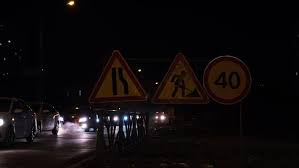
#> input picture images/tsign2.jpeg, 299 x 168 px, found by its file name
$ python project.py
#> lines starting #> are read from the running program, lines starting #| are printed output that depends on the picture; after the words box and inside, x2 and y2 are one past the last pixel; in counts of white or black regions, pixels touching at a corner belong together
import cv2

# 1. Load the input image 2 4 7 14
image = cv2.imread('tsign2.jpeg')
#> image is the input picture: shape (168, 299, 3); mean B, G, R 11.7, 11.1, 15.3
if image is None:
    raise FileNotFoundError("Image file not found. Please check the file path.")

# Show original image
cv2.imshow('Original Image', image)

# 2. Convert the image to grayscale
gray_image = cv2.cvtColor(image, cv2.COLOR_BGR2GRAY)
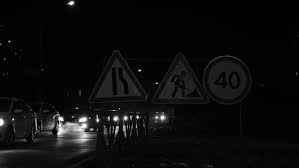
#> gray_image: shape (168, 299); min 0, max 255, mean 12.4

# 3. Contrast Enhancement
# 3.1. Apply CLAHE (Contrast Limited Adaptive Histogram Equalization)
clahe = cv2.createCLAHE(clipLimit=2.0, tileGridSize=(8,8))
enhanced_image = clahe.apply(gray_image)
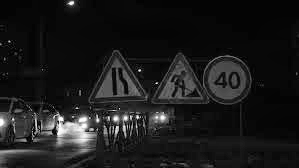
#> enhanced_image: shape (168, 299); min 1, max 255, mean 26.7

# Show enhanced image
cv2.imshow('Enhanced Image (CLAHE)', enhanced_image)
# cv2.imwrite('tsign14_enhanced.jpg', enhanced_image)

# 4. Noise Reduction
# 4.1. Apply Gaussian Blur for noise reduction
blurred_image = cv2.GaussianBlur(enhanced_image, (5, 5), 0)
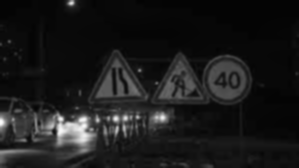
#> blurred_image: shape (168, 299); min 3, max 252, mean 26.7

# Show Gaussian Blured image
cv2.imshow('Gaussian Image', blurred_image)
# cv2.imwrite('tsign14_blured.jpg', blurred_image)

# 5. Edge Detection
# 5.1. Apply Canny Edge Detection
edges_canny = cv2.Canny(blurred_image, threshold1=50, threshold2=150)
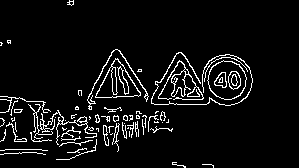
#> edges_canny: shape (168, 299); 6.3% white in thin lines or dots, all inside (x1, y1, x2, y2) = (0, 0, 253, 168)

# Show edge-detected image
cv2.imshow('Canny Edge Detection', edges_canny)
# cv2.imwrite('tsign14_canny.jpg', edges_canny)

# 6. Contour Detection and Shape Analysis
# Find contours from the edge-detected image
contours, _ = cv2.findContours(edges_canny, cv2.RETR_EXTERNAL, cv2.CHAIN_APPROX_SIMPLE)
#> contours = 66 contours, 56 with area under 20; largest, box (x1, y1, x2, y2) and area: (207, 60, 247, 100) 1156, (95, 58, 141, 98) 959, (158, 60, 204, 100) 299, (40, 110, 97, 145) 98, (87, 49, 149, 110) 80

# Draw contours on the enhanced image
output_image = cv2.cvtColor(enhanced_image, cv2.COLOR_GRAY2BGR)
for contour in contours:
    area = cv2.contourArea(contour)
    if area > 275:
        perimeter = cv2.arcLength(contour, True)
        approx = cv2.approxPolyDP(contour, 0.04 * perimeter, True)

        # Draw the contour on the image
        color = (0, 255, 0)
        cv2.drawContours(output_image, [approx], -1, color, 2)
#> this loop made 66 passes
#> (area, perimeter, approx) on pass 60: (959, 144.7, [[95, 97], [140, 92], [115, 58]])
#> (area, perimeter) on passes 58 to 59: (1156, 130.2), (299, 446.6)
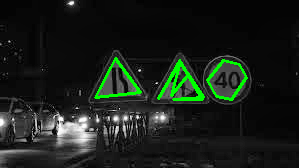
#> output_image: shape (168, 299, 3); mean B, G, R 24.9, 31.6, 24.9

# Show the final output
cv2.imshow('Detected Signs', output_image)

# 7. Save the output image
# cv2.imwrite('tsign14_output_detected_signs.jpg', output_image)

# 8. Close all windows
cv2.waitKey(0)
cv2.destroyAllWindows()

$ run again, with images/tsign1.jpeg copied over images/tsign2.jpeg
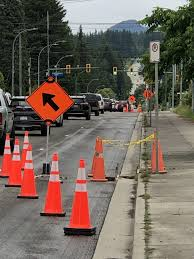
#> input picture images/tsign1.jpeg, 194 x 259 px, found by its file name
#> image is the input picture: shape (259, 194, 3); mean B, G, R 92.2, 101.7, 114.6
#> `edges_canny = cv2.Canny(blurred_image, threshold1=50, threshold2=150)`:
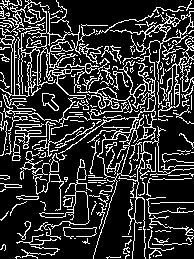
#> edges_canny: shape (259, 194); 19.9% white in thin lines or dots
#> contours = 184 contours, 163 with area under 20; largest, box (x1, y1, x2, y2) and area: (55, 11, 194, 259) 1720, (0, 8, 129, 135) 974, (12, 121, 56, 161) 232, (0, 0, 50, 93) 206, (51, 24, 108, 64) 166
#> the loop `for contour in contours:` made 184 passes
#> (area, perimeter, approx, color) on passes 173, 176: (1719.5, 2385.8, [[193, 11], [93, 258]], (0, 255, 0)), (973.5, 2259.2, [[17, 29], [128, 108]], (0, 255, 0))
#> after the loop `for contour in contours:`:
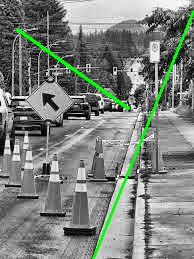
#> output_image: shape (259, 194, 3); mean B, G, R 123.6, 129.5, 123.6

$ run again, with images/tsign11.jpeg copied over images/tsign2.jpeg
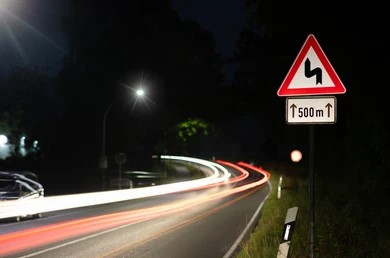
#> input picture images/tsign11.jpeg, 390 x 258 px, found by its file name
#> image is the input picture: shape (258, 390, 3); mean B, G, R 41.6, 47.5, 53.9
#> `edges_canny = cv2.Canny(blurred_image, threshold1=50, threshold2=150)`:
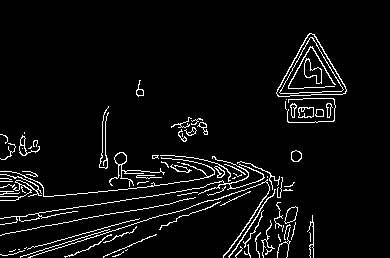
#> edges_canny: shape (258, 390); 5.2% white in thin lines or dots, all inside (x1, y1, x2, y2) = (0, 33, 347, 258)
#> contours = 80 contours, 61 with area under 20; largest, box (x1, y1, x2, y2) and area: (276, 33, 347, 97) 2462, (0, 156, 265, 225) 146, (298, 107, 314, 118) 141, (284, 206, 298, 224) 138, (109, 152, 165, 187) 136
#> the loop `for contour in contours:` made 80 passes
#> (area, perimeter, approx, color) on pass 80: (2462, 223.8, [[314, 34], [278, 96], [345, 93]], (0, 255, 0))
#> after the loop `for contour in contours:`:
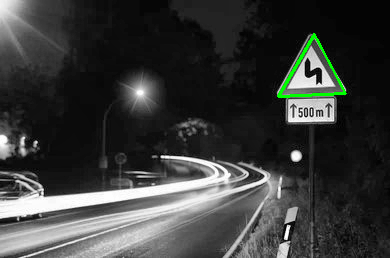
#> output_image: shape (258, 390, 3); mean B, G, R 58, 59.5, 58
